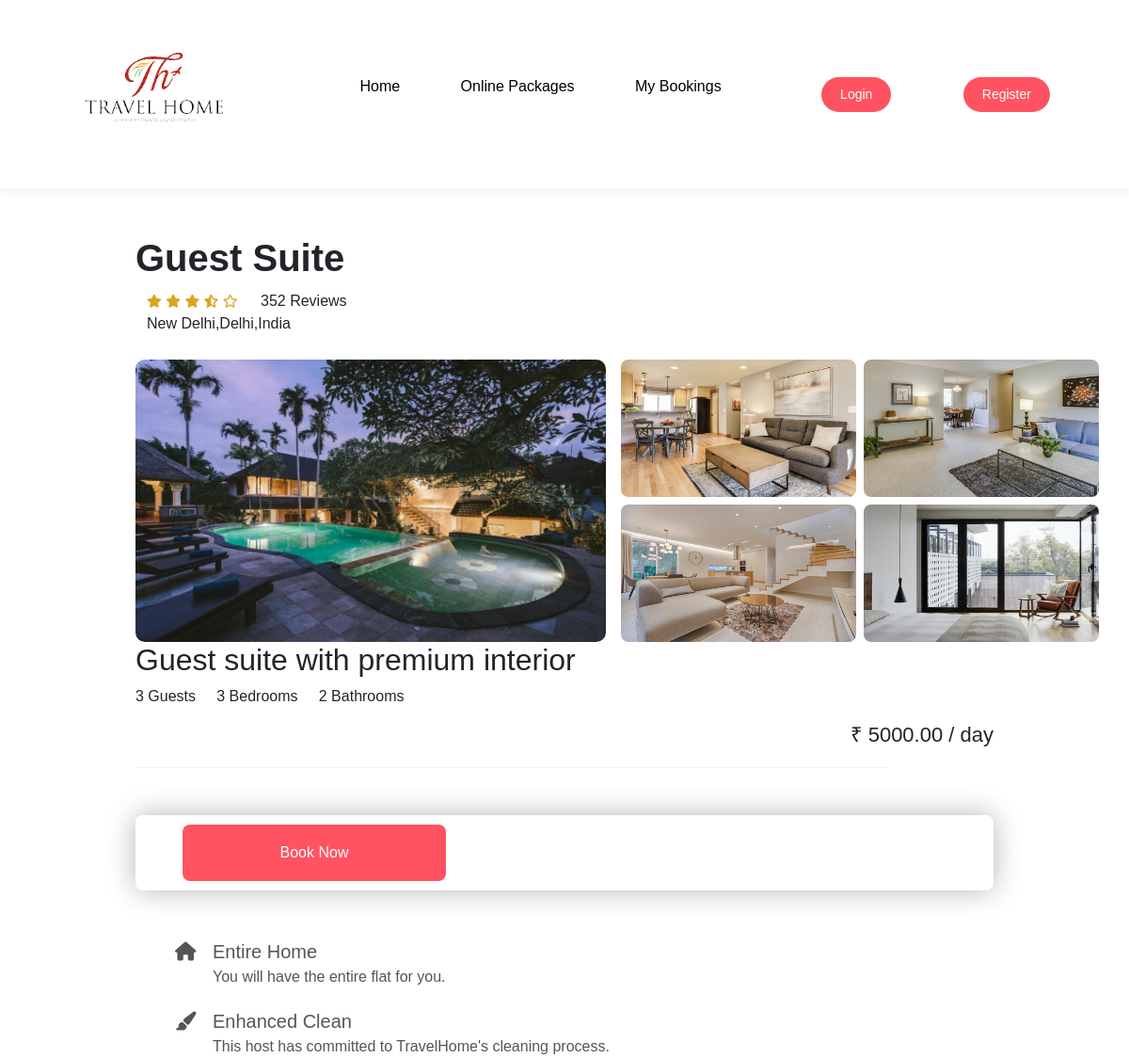
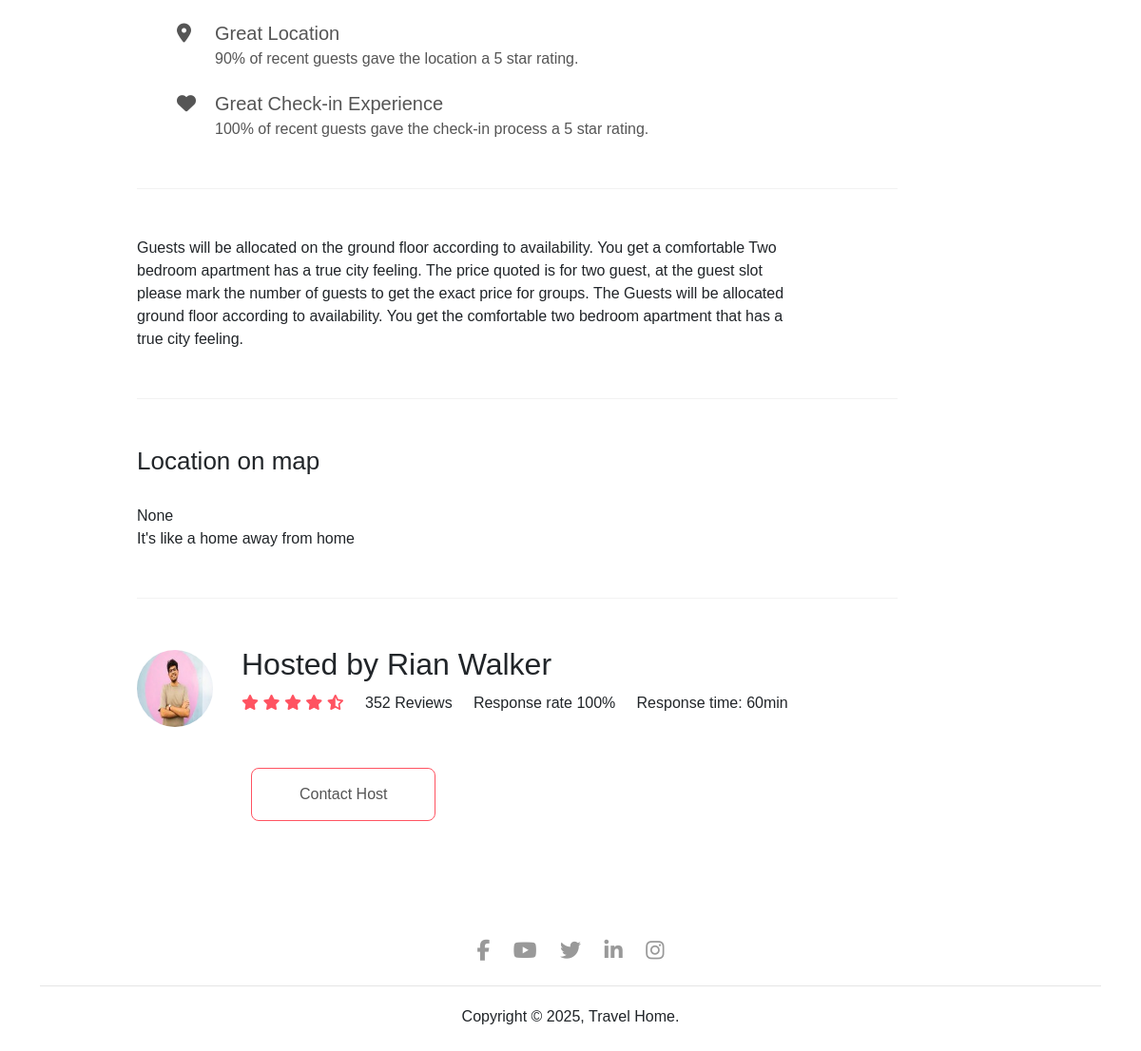
The page /property/4/ on the database its author committed (2 pictures, top to bottom).
### properties/models.py (models this page shows, shortened)
class Property(models.Model):
    user = models.ForeignKey(User, on_delete=models.CASCADE)
    owner=models.CharField(max_length=50)
    owner_pic=models.ImageField(upload_to="owner/")
    name = models.CharField(max_length=100)
    location = models.CharField(max_length=100)
    location_embed = models.TextField(blank=True, null=True)
    description = models.TextField()
    property_type = models.CharField(max_length=50)
    price_per_day = models.DecimalField(max_digits=10, decimal_places=2)
    bedrooms = models.PositiveIntegerField()
    bathrooms = models.PositiveIntegerField()
    max_guests = models.PositiveIntegerField()
    image = models.ImageField(upload_to="properties/")
    rating = models.FloatField(default=0.0)
    reviews=models.PositiveIntegerField(default=0)

### properties/views.py (the view)
# urls.py: path('property/<int:property_id>/', views.house_detail, name='house_detail'),
def house_detail(request, property_id):
    property = get_object_or_404(Property, id=property_id)
    if request.method == 'POST':
        form = BookingForm(request.POST)
        if form.is_valid():
            booking = form.save(commit=False)
            booking.user = request.user
            booking.property = property
            booking.save()
            messages.success(request, 'Booking successful!')
            return redirect('house_detail',property_id=property_id)
    else:
        form = BookingForm()
    if property:
        rating = property.rating or 0
        full = int(floor(rating))
        half = 1 if rating - full >= 0.5 else 0
        empty = 5 - full - half
        property.star_data = {
            'full': range(full),
            'half': range(half),
            'empty': range(empty)
        }
    return render(request, 'house.html', {'property': property, 'form': form})

### templates/house.html (shortened to what this page needs)
{% load static %}
<!DOCTYPE html>
<html>
<head>
    <link rel="stylesheet" href="{% static '/style.css' %}">
    <link href="https://cdn.jsdelivr.net/npm/bootstrap@5.2.3/dist/css/bootstrap.min.css" rel="stylesheet"crossorigin="anonymous">
</head>
<body>
    {% include "navbar.html" %}
    <div class="house-details">
        <div class="house-title">
            <h1>{{ property.name }}</h1>
            <div class="row">
                    <div>
                        {% for _ in property.star_data.full %}
                            <i class="fa-solid fa-star"></i>
                        {% endfor %}
                        {% for _ in property.star_data.half %}
                            <i class="fa-solid fa-star-half-stroke"></i>
                        {% endfor %}
                        {% for _ in property.star_data.empty %}
                            <i class="fa-regular fa-star"></i>
                        {% endfor %}
                        <span>{{ property.reviews }} Reviews</span>
                    </div>
                <div>
                    <p>{{ property.location }}</p>
                </div>
            </div>
        </div>
        <div class="image-gallery">
            <div class="main-image"><img src="{{ property.image.url }}"></div>
            <div class="side-images">
                <div><img src="/static/images/house-2.png"></div>
                <div><img src="/static/images/house-3.png"></div>
                <div><img src="/static/images/house-6.png"></div>
                <div><img src="/static/images/house-5.png"></div>
            </div>
        </div>
        <div class="small-details">
            <h2>{{ property.description }}</h2>
            <p>{{ property.max_guests }} Guests &nbsp; &nbsp; {{ property.bedrooms }} Bedrooms &nbsp; &nbsp; {{ property.bathrooms }} Bathrooms</p>
            <h4>₹ {{ property.price_per_day }} / day</h4>
        </div>
        <hr class="line">
        {% if user.is_authenticated %}
            <form class="check-form" method="post">
                {% csrf_token %}
                {{ form.as_p }}
                <button type="submit">Book Now</button>
            </form>
        {% else %}
            <a href="{% url 'login' %}?next={{ request.path }}" class="check-form" style="text-decoration: none;" ><button>Book Now</button></a>
        {% endif %}
        <ul class="details-list">
            <li><i class="fa-solid fa-house"></i>Entire Home
                <span>You will have the entire flat for you.</span>
            </li>
            <li><i class="fa-solid fa-paintbrush"></i>Enhanced Clean
                <span>This host has committed to TravelHome's cleaning process.</span>
            </li>
            <li><i class="fa-solid fa-location-dot"></i>Great Location
                <span>90% of recent guests gave the location a 5 star rating.</span>
            </li>
            <li><i class="fa-solid fa-heart"></i>Great Check-in Experience
                <span>100% of recent guests gave the check-in process a 5 star rating.</span>
            </li>
        </ul>
        <hr class="line">
        <p class="home-desc">Guests will be allocated on the ground floor according to availability. You get a
            comfortable Two bedroom apartment has a true city feeling. The price quoted is for two guest, at the guest
            slot please mark the number of guests to get the exact price for groups. The Guests will be allocated ground
            floor according to availability. You get the comfortable two bedroom apartment that has a true city feeling.
        </p>
        <hr class="line">
        <div class="map">
            <h3>Location on map</h3>
            {{ property.location_embed|safe }}
            <p>It's like a home away from home</p>
        </div>
        <hr class="line">
        <div class="host">
            <img src="{{ property.owner_pic.url }}">
            <div>
                <h2>Hosted by {{ property.user.first_name  }} {{property.user.last_name}}</h2>
                <p><span>
                        <i class="fas fa-star"></i>
                        <i class="fas fa-star"></i>
                        <i class="fas fa-star"></i>
                        <i class="fas fa-star"></i>
                        <i class="fas fa-star-half-alt"></i>
                    </span>&nbsp; &nbsp; {{ property.reviews }} Reviews &nbsp; &nbsp; Response rate 100% &nbsp; &nbsp; Response time: 60min
                </p>
            </div>
        </div>
        <a href="#" class="contact-host">Contact Host</a>
    </div>
    {% include "footer.html" %}
</body>
</html>

### static/style.css (style rules this page uses)
* { margin: 0; padding: 0; box-sizing: border-box; font-family: 'poppins', sans-serif; }
h2 { margin-bottom: 10px; }
.house-details { padding: 0 12%; }
.house-title { margin-top: 50px; }
.house-title h1 { font-weight: 600; }
.house-title .row { display: flex; flex-wrap: wrap; align-items: center; margin: 10px 0; }
.house-title span { margin: 0 20px; }
.house-title i { color: goldenrod; font-size: 14px; }
.image-gallery { display: grid; grid-template-columns: 2fr 1fr; gap: 1rem; align-items: start; }
.main-image img { width: 500px; height: 300px; object-fit:fill; border-radius: 10px; }
.side-images { display: grid; grid-template-columns: 1fr 1fr; gap: 0.5rem; }
.side-images img { width: 250px; height: 146px; object-fit: fill; border-radius: 8px; }
.small-details h2 { font-weight: 500; }
.small-details h4 { text-align: right; font-size: 22px; }
.line { border: 0; height: 1px; background: #ccc; width: 100%; max-width: 800px; margin: 20px 0 50px; }
.check-form { margin: 30px 0; background: #fff; box-shadow: 0 0 30px rgba(0, 0, 0, 0.3); border-radius: 8px; display: flex; flex-wrap: wrap; align-items: center; padding: 10px 50px; }
.check-form button { background: #ff5361; border: 0; outline: none; color: #fff; padding: 18px; width: 280px; border-radius: 8px; font-size: 16px; }
.details-list { list-style: none; margin: 50px 0; }
.details-list li { margin-left: 50px; margin-bottom: 20px; font-size: 20px; font-weight: 500; color: #555; position: relative; }
.details-list li span { font-weight: 400; display: block; font-size: 16px; }
.details-list li i { position: absolute; top: 5px; left: -40px; }
.home-desc { max-width: 700px; margin-bottom: 50px; }
.map { margin: 50px 0; }
.map h3 { font-size: 26px; font-weight: 500; margin-bottom: 30px; }
.host { display: flex; align-items: center; }
.host img { width: 80px; border-radius: 50%; margin-right: 30px; }
.host h2 { margin-bottom: 10px; font-weight: 500; }
.host i { color: #ff5361; }
.contact-host { display: inline-block; margin: 40px 0 40px 120px; text-decoration: none; color: #555; padding: 15px 50px; border: 1px solid #ff5361; border-radius: 8px; }

### rows shown on the page
Property: name "Guest Suite", reviews "352", location "New Delhi,Delhi,India", image (picture), description "Guest suite with premium interior", max_guests "3", bedrooms "3", bathrooms "2", price_per_day "5000.00", location_embed "None", owner_pic (picture), user.first_name "Rian", user.last_name "Walker"
